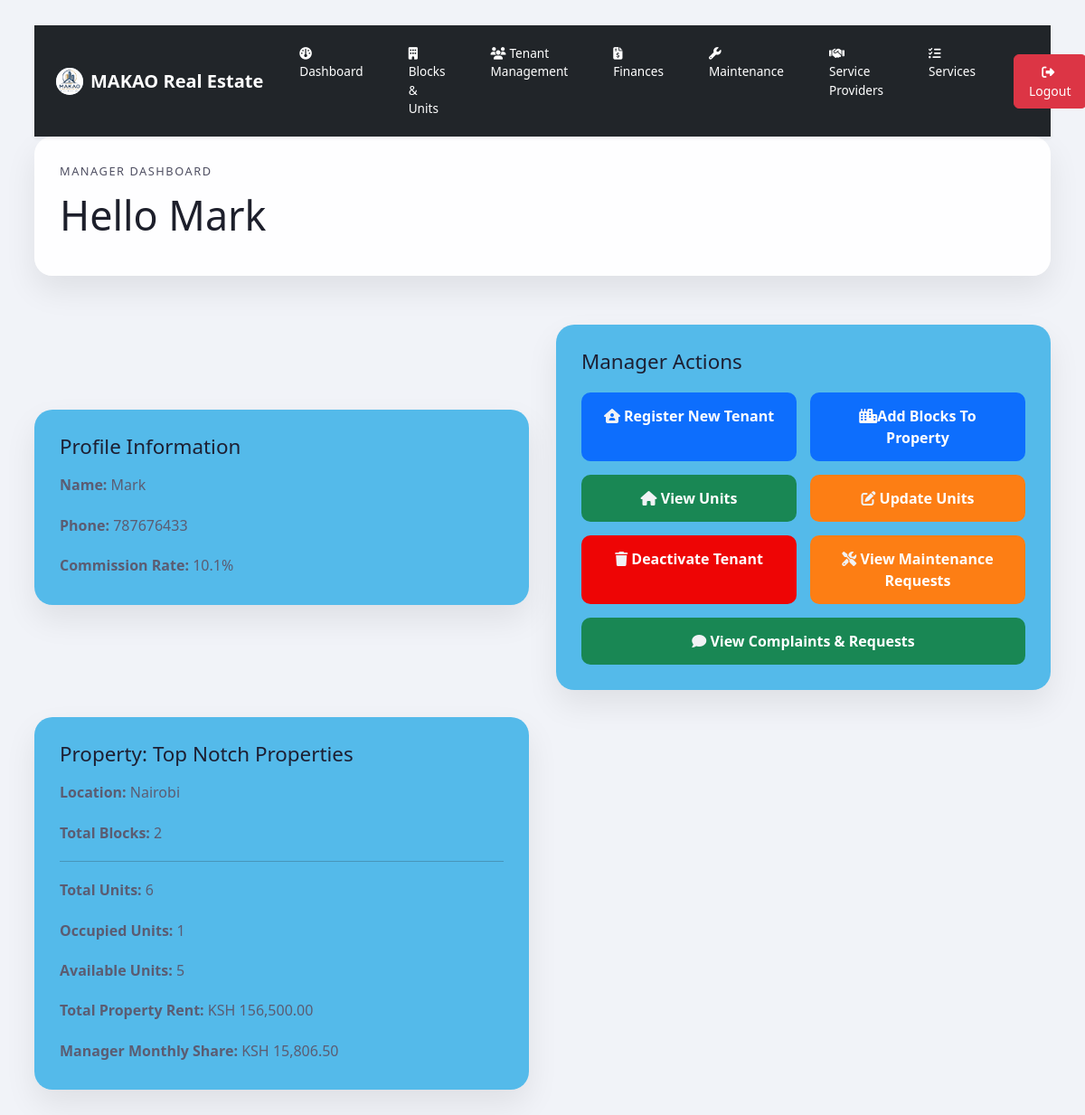
The app's page /managerpages/managersdashboard.php (signed in) with its own data.
### tables this page shows
CREATE TABLE `manager` (
  `manager_id` int(20) NOT NULL,
  `name` varchar(255) NOT NULL,
  `email` varchar(255) DEFAULT NULL,
  `percentage_pay` float NOT NULL,
  `phone_number` int(15) NOT NULL,
  `national_id` int(20) DEFAULT NULL,
  `location` varchar(20) DEFAULT NULL,
  `username` varchar(7) NOT NULL,
  `password` varchar(20) NOT NULL,
  `status` enum('active','inactive','','') NOT NULL
);

CREATE TABLE `property` (
  `property_id` int(20) NOT NULL,
  `property_name` varchar(255) NOT NULL,
  `property_type` enum('Residential','Apartments','BNB''s','Commercial','Mixed Use') NOT NULL,
  `numberofblocks` int(20) NOT NULL,
  `location` varchar(20) DEFAULT NULL,
  `status` enum('Assigned','Unassigned','','') NOT NULL DEFAULT 'Unassigned'
);

### managerpages/managersdashboard.php (the view, shortened to what this page needs)
<?php
$database = new Database();
$db = $database->getConnection();
$manager = null;
$propertiesList = [];
try {
    $query = "SELECT * FROM manager WHERE manager_id = :manager_id LIMIT 1";
    $stmt = $db->prepare($query);
    $stmt->bindParam(':manager_id', $_SESSION['manager_id'], PDO::PARAM_INT);
    $stmt->execute();
    $manager = $stmt->fetch(PDO::FETCH_ASSOC);
    $query = "SELECT
                p.property_id,
                p.property_name,
                p.location,
                p.numberofblocks,
                COUNT(DISTINCT u.unit_id) AS total_units,
                SUM(CASE WHEN LOWER(u.status) = 'occupied' THEN 1 ELSE 0 END) AS occupied_units,
                (COUNT(DISTINCT u.unit_id) - SUM(CASE WHEN LOWER(u.status) = 'occupied' THEN 1 ELSE 0 END)) AS available_units,
                COALESCE(SUM(u.monthly_rent), 0) AS raw_total_rent,
                (COALESCE(SUM(u.monthly_rent), 0) * (m.percentage_pay / 100)) AS total_monthly_rent
              FROM manager_properties mp
              INNER JOIN property p ON mp.property_id = p.property_id
              INNER JOIN manager m ON mp.manager_id = m.manager_id
              LEFT JOIN blocks b ON p.property_id = b.property_id
              LEFT JOIN units u ON b.block_id = u.block_id
              WHERE mp.manager_id = :manager_id
              GROUP BY p.property_id, p.property_name, p.location, p.numberofblocks, m.percentage_pay";
    $stmt = $db->prepare($query);
    $stmt->bindParam(':manager_id', $_SESSION['manager_id'], PDO::PARAM_INT);
    $stmt->execute();
    $propertiesList = $stmt->fetchAll(PDO::FETCH_ASSOC);
} catch (PDOException $e) {
    die("Database Error: " . $e->getMessage());
}
?>
<!DOCTYPE html>
<html lang="en">
<head>
<link rel="stylesheet" href="../style.css">
<link href="https://cdn.jsdelivr.net/npm/bootstrap@5.3.3/dist/css/bootstrap.min.css" rel="stylesheet">
</head>
<body class="dashboard-page">
<div class="dashboard-shell">
<?php include '../components/mheader.php';?>
<main class="main-content">
<section class="welcome-card" id="overview">
<div>
<p class="eyebrow">Manager Dashboard</p>
<h1>Hello
<?php echo htmlspecialchars($manager['name']);?>
</h1>
</div>
</section>
<section class="card-row">
<article class="action-card" id="profile">
<h2>Profile Information</h2>
<p><strong>Name:</strong> <?php echo htmlspecialchars($manager['name']);?></p>
<p><strong>Phone:</strong> <?php echo htmlspecialchars($manager['phone_number']);?></p>
<p><strong>Commission Rate:</strong> <?php echo htmlspecialchars($manager['percentage_pay']);?>%</p>
</article>
<article class="action-card">
    <h2>Manager Actions</h2>
    <div class="action-buttons">
        <a href="../managerpages/property.php" class="action-btn register"><i class="fa-solid fa-house-user" style="color: rgb(241, 242, 245);"></i> Register New Tenant</a>
        <a href="addblock.php" class="action-btn register"><i class="fa-solid fa-city" style="color: hsl(0, 100%, 99%);"></i>Add Blocks To Property</a>
        <a href="../units/unitsdata.php" class="action-btn view"><i class="fa-solid fa-house fa" style="color: rgb(241, 242, 245);"></i> View Units</a>
        <a href="../units/updateunit.php" class="action-btn update"><i class="fa-solid fa-edit" style="color: rgb(241, 242, 245);"></i> Update Units</a>
        <a href="removetenant.php" class="action-btn remove"><i class="fa-solid fa-trash" style="color: rgb(241, 242, 245);"></i> Deactivate Tenant</a>
        <a href="../managerpages/maintenancerequest.php" class="action-btn update"><i class="fa-solid fa-screwdriver-wrench" style="color: rgb(241, 242, 245);"></i> View Maintenance Requests</a>
        <a href="view_complaints.php" class="action-btn view"><i class="fa-solid fa-comment" style="color: rgb(241, 242, 245);"></i> View Complaints & Requests</a>
    </div>
</article>
<?php if (!empty($propertiesList)): ?>
    <?php foreach ($propertiesList as $property): ?>
        <article class="action-card property-card">
            <h2>Property: <?php echo htmlspecialchars($property['property_name']); ?></h2>
            <p><strong>Location:</strong> <?php echo htmlspecialchars($property['location']); ?></p>
            <p><strong>Total Blocks:</strong> <?php echo htmlspecialchars($property['numberofblocks']); ?></p>
            <hr>
            <p><strong>Total Units:</strong> <?php echo (int)$property['total_units']; ?></p>
            <p><strong>Occupied Units:</strong> <?php echo (int)$property['occupied_units']; ?></p>
            <p><strong>Available Units:</strong> <?php echo (int)$property['available_units']; ?></p>
            <p><strong>Total Property Rent:</strong> KSH <?php echo number_format($property['raw_total_rent'], 2); ?></p>
            <p><strong>Manager Monthly Share: </strong>KSH <?php echo number_format($property['total_monthly_rent'], 2); ?></p>
        </article>
    <?php endforeach; ?>
<?php endif; ?>
</section>
</main>
</div>
</body>
</html>

### style.css (style rules this page uses)
body { font-family: Arial, sans-serif; margin: 0; min-height: 100vh; color: #1f1f2d; background: #f1f3f8; }
.dashboard-page { display: block; justify-content: normal; align-items: normal; padding: 0; min-height: 100vh; background-color: #f1f3f8; background-image: url('background1.png'); background-repeat: no-repeat; background-size: cover; background-position: center; }
.dashboard-shell { max-width: 1180px; margin: 0 auto; padding: 28px; align-items: center; }
.main-content { display: grid; gap: 24px; }
.welcome-card, .widget-panel { background: rgba(255, 255, 255, 0.96); border-radius: 20px; box-shadow: 0 16px 35px rgba(0, 0, 0, 0.08); padding: 28px; }
.action-card { background: rgba(79, 185, 234, 0.96); border-radius: 20px; box-shadow: 0 16px 35px rgba(0, 0, 0, 0.08); padding: 28px; }
.welcome-card { display: flex; justify-content: space-between; gap: 24px; align-items: center; }
.eyebrow { margin: 0 0 10px; font-size: 0.8rem; letter-spacing: 0.12em; color: #7a2e8f; text-transform: uppercase; }
.welcome-card h1 { margin: 0 0 12px; font-size: 2.8rem; color: #1d1f2b; }
.welcome-card p { max-width: 560px; line-height: 1.7; color: #4f4f62; }
.card-row { display:grid; grid-template-columns:repeat(auto-fit,minmax(420px,1fr)); gap:30px; width:100%; margin-top:30px; align-items: center; }
.action-card h2 { margin-top: 0; font-size: 1.4rem; color: #1d1f32; }
.action-card p { margin: 14px 0 0; line-height: 1.9; color: #5b5c72; }
.action-buttons { display:flex; gap:15px; flex-wrap:wrap; margin-top:20px; }
.action-btn { flex:1; min-width:200px; text-align:center; padding:14px 20px; border-radius:10px; color:#fff; text-decoration:none; font-weight:600; transition:0.3s; }
.register { background:#0d6efd; }
.view { background:#198754; }
.update { background:#fd7e14; }
.remove { background: rgb(238, 5, 5) }
body { font-family: Arial, sans-serif; background: #f5f7fb; padding: 20px; }

### records on screen
manager: name "Mark", phone_number "787676433", percentage_pay "10.1"
property: property_name "Top Notch Properties", location "Nairobi", numberofblocks "2", total_units "6", occupied_units "1", available_units "5", raw_total_rent "156,500.00", total_monthly_rent "15,806.50"
